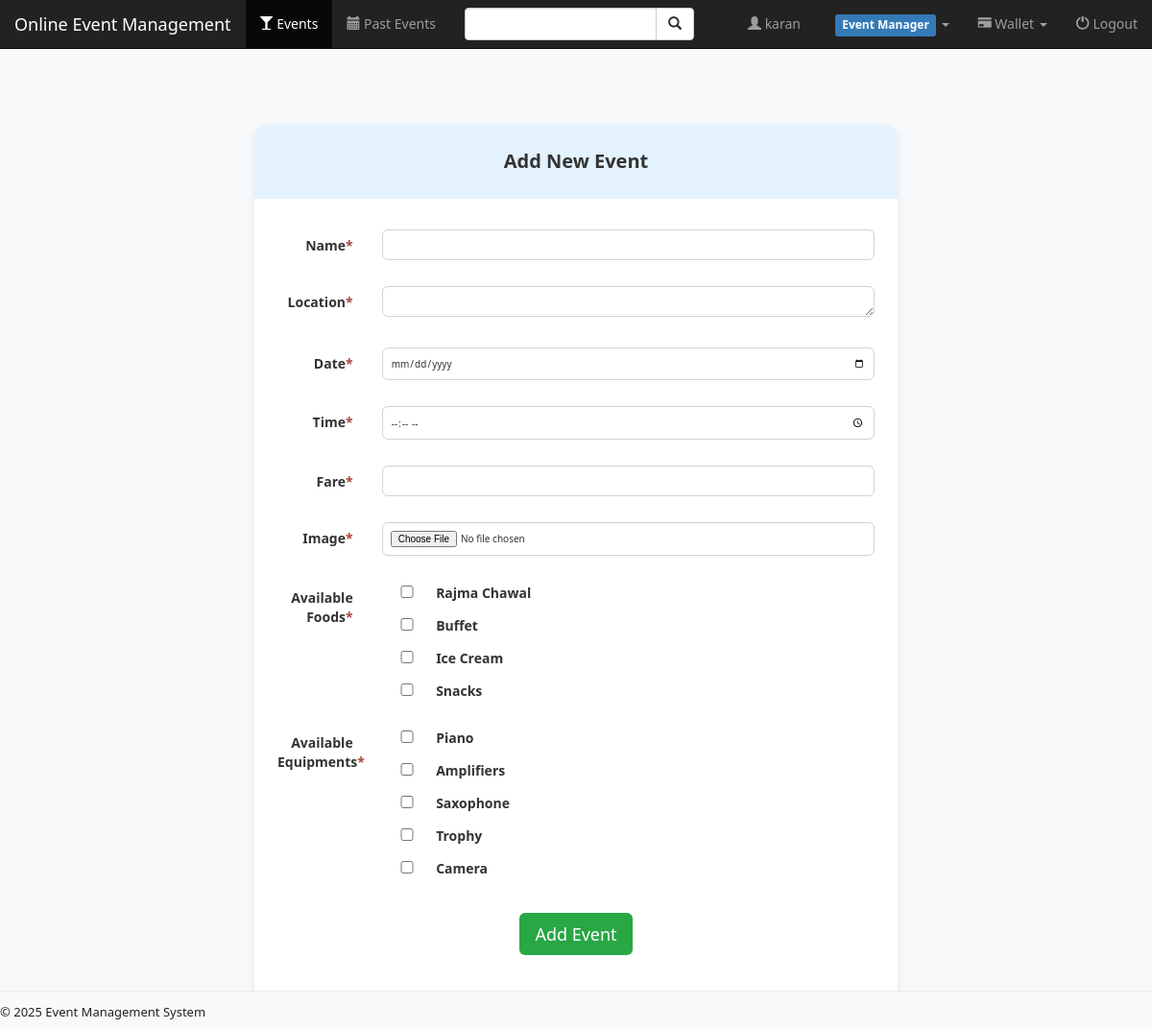
Page /add_event/ (signed in) on the committed database.
### event/models.py (models this page shows)
class FoodItem(models.Model):
    name = models.CharField(max_length=100, unique=True)
    description = models.TextField(blank=True, null=True)
    price = models.DecimalField(max_digits=8, decimal_places=2, null=True, blank=True)
    image = models.ImageField(default='settings.MEDIA_ROOT/default_event.jpg')
    def __str__(self):
        return self.name

class Equipment(models.Model):
    name = models.CharField(max_length=100, unique=True)
    description = models.TextField(blank=True, null=True)
    price = models.DecimalField(max_digits=8, decimal_places=2, null=True, blank=True)
    image = models.ImageField(default='settings.MEDIA_ROOT/default_event.jpg')
    def __str__(self):
        return self.name

### event/views.py (the view)
# urls.py: path('add_event/', views.add_event, name='add_event'),
def add_event(request):
    if not request.user.is_superuser:
        return render(request, '403.html', status=403)
    if request.method == 'POST':
        form = EventForm(request.POST, request.FILES)
        if form.is_valid():
            event = form.save(commit=False)
            event.manager = request.user
            image = form.cleaned_data.get('image')
            if image:
                file_type = event.image.url.split('.')[-1].lower()
                if file_type not in IMAGE_FILE_TYPES:
                    return render(request, 'event/event_form.html', {
                        'form': form,
                        'error_message': 'Image file must be PNG, JPG, WebP or JPEG',
                    })
                event.save()
                form.save_m2m()  # Save ManyToMany relationships (foods)
                return redirect(reverse('event:detail', kwargs={'pk': event.pk}))
        return render(request, 'event/event_form.html', {'form': form})
    else:
        form = EventForm()
        return render(request, 'event/event_form.html', {'form': form})

### event/forms.py
class EventForm(forms.ModelForm):
    name = forms.CharField(required=True, widget=forms.TextInput(attrs={'maxlength': '50'}))
    location = forms.CharField(widget=forms.Textarea(attrs={'rows': 1, 'maxlength': '500'}), required=True)
    date = forms.DateField(widget=forms.DateInput(attrs={'type': 'date'}), required=True)
    time = forms.TimeField(widget=forms.TimeInput(attrs={'type': 'time'}))
    fare = forms.CharField(widget=forms.NumberInput(attrs={'inputmode': 'numeric' }), required=True )
    image = forms.ImageField(required=True)
    foods = forms.ModelMultipleChoiceField(
        queryset=FoodItem.objects.all(),
        widget=forms.CheckboxSelectMultiple,
        required=True,
        label='Available Foods'
    )
    equipments = forms.ModelMultipleChoiceField(
        queryset=Equipment.objects.all(),
        widget=forms.CheckboxSelectMultiple,
        required=True,
        label='Available Equipments'
    )
    class Meta:
        model = Event
        fields = ['name', 'location', 'date', 'time', 'fare', 'image','foods','equipments']

### event/templates/event/event_form.html (shortened to what this page needs)
{% extends "event/base.html" %}
{% block events_active %}active{% endblock %}
{% block body %}
<div class="container event-main-content event-form-container">
    <div class="card event-form-card" style="padding:0;">
        <div class="form-heading">
            {% if event %}Update Event Details{% else %}Add New Event{% endif %}
        </div>
        <div style="padding:32px 24px; border-radius:0 0 12px 12px;">
            <form class="form-horizontal" role="form" method="post" enctype="multipart/form-data">
                {% include "event/form_template.html" %}
                <div class="form-group text-center event-form-btn-group">
                    <button type="submit" class="btn btn-success btn-lg">{% if event %}Update Event{% else %}Add Event{% endif %}</button>
                </div>
            </form>
        </div>
    </div>
</div>
{% endblock %}

### event/templates/event/base.html (shortened to what this page needs)
<!DOCTYPE html>
<html lang="en">
<head>
    {% load static %}
    <link rel="stylesheet" href="https://maxcdn.bootstrapcdn.com/bootstrap/3.3.7/css/bootstrap.min.css">
    <link rel="stylesheet" type="text/css" href="{% static 'event/css/style.css' %}"/>
</head>
<body style="display:flex; flex-direction:column; min-height:100vh;">
    <nav class="navbar navbar-inverse navbar-fixed-top " style="box-sizing: border-box;">
        <div class="container-fluid">
            <div class="navbar-header">
                <a class="navbar-brand" href="{% url 'event:home' %}">Online Event Management</a>
            </div>
            <div class="collapse navbar-collapse" id="topNavBar">
                <ul class="nav navbar-nav">
                    <li class="{% block events_active %}{% endblock %}">
                        <a href="{% url 'event:home' %}">
                            <span class="glyphicon glyphicon-glass" aria-hidden="true"></span> Events
                        </a>
                    </li>
                    <li class="{% block past_events_active %}{% endblock %}">
                        <a href="{% url 'event:past_events' %}">
                            <span class="glyphicon glyphicon-calendar" aria-hidden="true"></span> Past Events
                        </a>
                    </li>
                </ul>
                <form class="navbar-form navbar-left" role="search" method="get" action="{% url 'event:home' %}">
                    <div class="input-group col-xs-4">
                        <input type="text" class="form-control" name="query" value="{{ request.GET.q }}" style="width:200px">
                        <div class="input-group-btn">
                            <button class="btn btn-default" type="submit">
                                <i class="glyphicon glyphicon-search"></i>
                            </button>
                        </div>
                    </div>
                </form>
                <ul class="nav navbar-nav navbar-right">
                     <li class="{% block profile_active %}{% endblock %}">
                        <a href="{% url 'user:profile' %}" id="id_profile">
                            <span class="glyphicon glyphicon-user" aria-hidden="true"></span> {{request.user.username}}
                        </a>
                    </li>
                    {% if request.user.is_superuser %}
                    <li class="dropdown">
                        <a href="#" class="dropdown-toggle" data-toggle="dropdown" id="id_event_manager" role="button" aria-haspopup="true" aria-expanded="false">
                            <span class="label label-primary" style="margin-left:6px; font-size:12px; vertical-align:middle;">Event Manager</span>
                            <span class="caret"></span>
                        </a>
                    </li>
                    {% endif %}
                    <li class="dropdown {% block wallet_active %}{% endblock %}">
                        <a class="dropdown-toggle" data-toggle="dropdown" href="#">
                            <span class="glyphicon glyphicon-credit-card" aria-hidden="true"></span> Wallet <span class="caret"></span>
                        </a>
                    </li>
                    <li>
                        <a href="{% url 'user:logout_user' %}">
                            <span class="glyphicon glyphicon-off" aria-hidden="true"></span> Logout
                        </a>
                    </li>
                </ul>
            </div>
        </div>
    </nav>
    <div style="flex:1 0 auto; margin-top:70px;">
        {% block body %}
        {% endblock %}
    </div>
    <footer class="footer" style="flex-shrink:0;">
        &copy; {{ year|default:2025 }} Event Management System
    </footer>
</body>
</html>

### event/templates/event/form_template.html (shortened to what this page needs)
{% for field in form %}
<div class="form-group">
    <label class="control-label col-sm-2" style="text-align:right;">
        {{ field.label }}{% if field.field.required %}<span class="text-danger">*</span>{% endif %}
    </label>
    <div class="col-sm-10">
        {% if field.field.widget.input_type == 'checkbox' %}
            <div class="row" style="margin-left:0;">
                {% for checkbox in field %}
                 <label style="display: block; margin-bottom: 5px;" class="form-checkbox">
                     {{ checkbox.tag }} {{ checkbox.choice_label }}
                 </label>
                {% endfor %}
            </div>
        {% else %}
            {{ field }}
        {% endif %}
    </div>
</div>
{% endfor %}

### static/event/css/style.css (style rules this page uses)
.form-heading { font-size: 2rem; font-weight: 700; text-align: center; border-radius: 12px 12px 0 0; background: #e3f2fd; padding: 24px 24px; width: 100%; }
.form-checkbox input[type="checkbox"] { width: 10% !important; }
.event-form-container { max-width: 700px; margin-top: 60px; margin-bottom: 30px; }
.event-form-card { box-shadow: 0 2px 8px rgba(0,0,0,0.08); border-radius: 12px; padding: 40px 32px; background: #fff; }
.event-form-btn-group { margin-top: 24px; }
.form-heading { font-size:2rem; font-weight:700; text-align:center; border-radius:12px 12px 0 0; background:#e3f2fd; padding:24px 24px; width:100%; }
.footer { width: 100%; background: #f8f9fa; text-align: left; padding: 12px 0; border-top: 1px solid #e9ecef; color: #222; font-size: 1.3rem; height: 40px; position: fixed; bottom: 0; left: 0; z-index: 100; }
html { position: relative; min-height: 100%; }
body { margin-bottom: 60px; }
body, html { height: 100%; margin: 0; padding: 0; position: relative; min-height: 100vh; }
body { background: #f8f9fa; font-family: 'Segoe UI', Arial, sans-serif; }
.card { border-radius: 10px; }
.btn-success { background-color: #28a745; border: none; }
.form-group label { font-weight: 600; margin-bottom: 6px; }
.form-group input, .form-group textarea { border-radius: 6px; border: 1px solid #ced4da; padding: 8px; font-size: 1rem; width: 100%; margin-bottom: 12px; }

### rows in the picture
FoodItem: choice_label "Rajma Chawal"
FoodItem: choice_label "Buffet"
FoodItem: choice_label "Ice Cream"
FoodItem: choice_label "Snacks"
Equipment: choice_label "Piano"
Equipment: choice_label "Amplifiers"
Equipment: choice_label "Saxophone"
Equipment: choice_label "Trophy"
Equipment: choice_label "Camera"

### other values in the picture
{{ request.user.username }} "karan"
{{ field.label }} "Name" "Location" "Date" "Time" "Fare" "Image" "Available Foods" "Available Equipments"
{{ year|default:2025 }} "2025"
